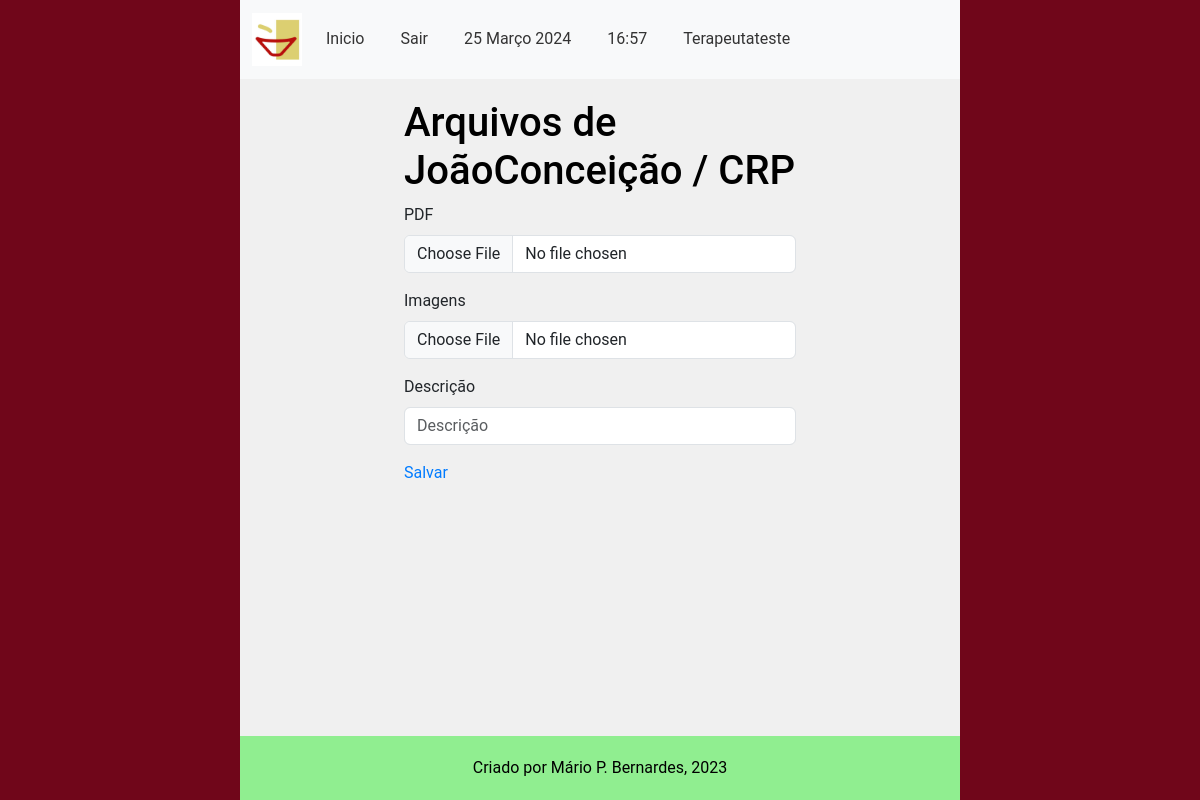
Screenshot of /main/enviar_arquivo_terapeuta/54680/ (signed in) with the database file from the repository.
### accounts/models.py (models this page shows, shortened)
class CustomUser(AbstractUser):
    email = models.EmailField(unique=True, verbose_name='E-mail')
    phone_number = models.CharField(max_length=11, unique=True, verbose_name='Telefone', validators=[
        validate_numbers, MinLengthValidator(limit_value=11), MaxLengthValidator(limit_value=11)
    ])
    require_otp_login = models.BooleanField(null=False, default=True)  # TODO trocar pra False
    otp = models.CharField(max_length=6, null=True, blank=True)

### main/models.py (models this page shows, shortened)
class CadastroProfissionais(models.Model):
    nome = models.CharField(verbose_name='Nome', max_length=100,
                            unique=True, editable=True, validators=[validate_letters])
    conselho_codigo = models.CharField(verbose_name='CRP', max_length=5, unique=True,
                                       editable=True, validators=[validate_numbers])
    STATUS_POS_CHOICES = (
        (0, 'Nível 1 - Incompleto'),
        (1, 'Nível 1 - Completo'),
        (2, 'Nível 2 - Incompleto'),
        (3, 'Nível 2 - Completo'),
        (4, 'Nível 3 - Incompleto'),
        (5, 'Nível 3 - Completo'),
    )
    pos_grad_status = models.IntegerField(verbose_name='Status Pós', choices=STATUS_POS_CHOICES, default=0)
    unimed_codigo = models.CharField(verbose_name='Número cadastro Unimed', max_length=6,
                                     unique=True, editable=True, validators=[validate_numbers])
    email = models.EmailField(verbose_name='Email', editable=True)
    telefone_numero = models.CharField(verbose_name='Telefone', max_length=11,
                                       editable=True, validators=[validate_numbers])
    endereco_rua = models.CharField(verbose_name='Endereço', max_length=100)
    endereco_bairro = models.CharField(verbose_name='Bairro', max_length=50)
    endereco_numero = models.CharField(verbose_name='Número', max_length=7, validators=[validate_numbers])
    endereco_complemento = models.CharField(verbose_name='Complemento', max_length=100)
    cidade = models.CharField(verbose_name='Cidade', max_length=20, validators=[validate_letters,
                                                                                MinLengthValidator(limit_value=3)])
    cep_numero = models.CharField(verbose_name='CEP', max_length=8, validators=[validate_numbers,
                                                                                MinLengthValidator(limit_value=8)])
    nascimento_data = models.DateField(verbose_name='Data de Nascimento', help_text='dd/mm/aaaa',
                                       validators=[validate_date_past])
    cpf_numero = models.CharField(verbose_name='CPF', unique=True, validators=[validate_numbers], max_length=11)
    rg_numero = models.CharField(verbose_name='Número RG', max_length=12,
                                 validators=[MinLengthValidator(limit_value=6)])
    rg_emissor = models.CharField(verbose_name='Orgão Emissor RG', max_length=50)
    usuario_codigo = models.ForeignKey(
        CustomUser,
        related_name='Terapeutas',
        on_delete=models.PROTECT
    )
    objects = models.Manager()
    class Meta:
        verbose_name = 'Terapeuta'
        verbose_name_plural = 'Terapeutas'
        permissions = [
            ('add_terapeuta', 'Adicionar novos Usuários (Administrativos)')
        ]

### main/views.py (the view, shortened to what this page needs)
@login_required(login_url="/main/login")
def terapeuta_media_upload(request, terapeuta_codigo: str):
    current_terapeuta = get_terapeuta_by_codigo(terapeuta_codigo)
    if request.method != 'POST':
        return render_terapeuta_media_form(request, terapeuta_codigo)

### main/forms.py (shortened to what this page needs)
class TerapeutaMediaUploadForm(forms.ModelForm):
    pdf_file = forms.FileField(label='PDF', widget=forms.ClearableFileInput(attrs={'multiple': False,
                                                                                   'accept': 'application/pdf'}),
                               validators=[FileExtensionValidator(['pdf'])], required=False)
    image_file = forms.ImageField(label='Imagens', widget=forms.ClearableFileInput({'multiple': False}), required=False)
    description = forms.CharField(label='Descrição', max_length=255)
    class Meta:
        model = ProfissionaisMedia
        fields = ('pdf_file', 'image_file', 'description')

### main/services/terapeutas_services.py (called while the page is built)
def get_terapeuta_by_codigo(terapeuta_codigo: str) -> CadastroProfissionais:
    terapeuta = CadastroProfissionais.objects.get(conselho_codigo=terapeuta_codigo)
    return terapeuta

### main/views.py (called while the page is built)
def render_terapeuta_media_form(request, terapeuta_codigo: str, terapeuta_media_form=None):
    current_terapeuta = get_terapeuta_by_codigo(terapeuta_codigo)
    if not terapeuta_media_form:
        terapeuta_media_form = TerapeutaMediaUploadForm()
    context = {
        'form': terapeuta_media_form,
        'terapeuta': current_terapeuta
    }
    return render(request, 'upload_terapeuta_media.html', context)

### main/templates/upload_terapeuta_media.html (shortened to what this page needs)
{% extends 'middleman1.html' %}
{% load bootstrap5 %}
{% load static%}
        {% block content %}
            <h1 class="text-body-emphasis">
                Arquivos de {{ terapeuta.nome }} / CRP {{ terapeuta.coselho_codigo }}
            </h1>
            {% if sucesso %}
                <p class="alert alert-success">
                    Adicionado com Sucesso! <br>
                    <a href="{% url 'main:administrativo' %}"> Voltar ao Inicio </a> <br>
                    <a href="{% url 'main:cadastrar_formacao' terapeuta_codigo=terapeuta.conselho_codigo %}"> Cadastrar novo curso </a>
                </p>
            {% else %}
            <form action="" method="POST" enctype="multipart/form-data" id="form" novalidate>
                {% bootstrap_form form %}
                <button type="submit" class="btn btn-primary btn-block">
                    Salvar
                </button>
            </form>
            {% endif %}
        {% endblock %}

### main/templates/middleman1.html (shortened to what this page needs)
{% load static %}
{% load django_bootstrap5 %}
{% bootstrap_css %}
<!DOCTYPE html>
<html lang="pt-br">
<head>
    <link rel="stylesheet" type="text/css" href="{% static 'main_style.css' %}">
</head>
<body>
    <div class="page-container">
        <header>
            <nav class="navbar navbar-expand-lg navbar-light bg-light">
                <div class="container">
                <a class="navbar-brand" href="{% static 'fav.icon.jpeg' %}">
                    <img src="{% static 'fav.icon.jpeg' %}" alt="Your Logo" style="width: 50px; height: auto;" >
                </a>
                    <div class="collapse navbar-collapse text-dark" id="navbarNav">
                        <ul class="navbar-nav">
                            <li class="nav-item">
                                <a class="nav-link" href="{% url 'main:homepage' %}">Inicio</a>
                            </li>
                            <li class="nav-item">
                                <a class="nav-link" href="{% url 'account:logout' %}">Sair</a>
                            </li>
                            <li class="nav-item">
                    <span class="nav-link">
                        {% now "j F Y" %}
                    </span>
                </li>
                <li class="nav-item">
                    <span class="nav-link">
                        {% now "H:i" %}
                    </span>
                </li>
                <li class="nav-item">
                    <span class="nav-link">
                        {% if user.is_authenticated %}
                            {{ user.username }}
                        {% endif %}
                    </span>
                </li>
                        </ul>
                    </div>
                </div>
            </nav>
        </header>
        <main class="main-content">
            {% block content %}{% endblock %}
        </main>
        <footer class="footer">
            Criado por Mário P. Bernardes, 2023
        </footer>
    </div>
</body>
</html>

### main/static/main_style.css (style rules this page uses)
body { font-family: roboto; font-size: 16px; background-color: #f0f0f0; margin: 0; padding: 0; }
.page-container { border-left: 20vw solid #70061a; border-right: 20vw solid #70061a; min-height: 100vh; box-sizing: border-box; display: flex; flex-direction: column; }
.main-content { width: 60%; margin: 0 auto; padding: 20px; flex-grow: 1; }
.navbar { background-color: #333; color: #fff; }
.navbar-brand { font-size: 24px; }
.navbar-nav { list-style-type: none; padding: 0; }
.nav-item { margin-right: 20px; }
.nav-link { color: #333; }
.btn-primary { background-color: transparent; color: #007bff; border: none; padding: 0; }
.footer { background-color: lightgreen; color: #000; padding: 20px 0; text-align: center; flex-shrink: 0; }

### rows the page displays
CustomUser: username "Terapeutateste"
CadastroProfissionais: nome "JoãoConceição"
